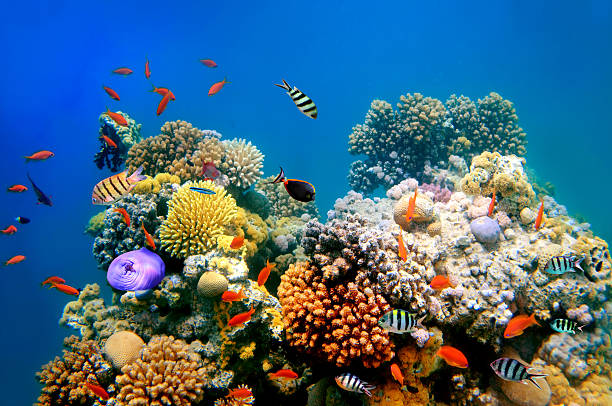
#> input picture assignment1/image.jpg, 612 x 406 px
$ python create_img_pyramid.py
#> lines starting #> are read from the running program, lines starting #| are printed output that depends on the picture
# Hien Dao 1001912046
# CSE 4310 - Fundamentals of Computer Vision

import numpy as np
import skimage.io as io

def resize_img(img, factor):
    # Get old dimensions from image
    height, width = img.shape[0], img.shape[1]

    # Get new dimensions from scaling original image
    new_height = int(height * factor)
    new_width = int(width * factor)

    resize_img = np.zeros((new_height, new_width, img.shape[2]),dtype=img.dtype)

    for i in range(new_height):
        for j in range(new_width):
            resize_img[i][j] = img[int(i/factor)][int(j/factor)]

    return resize_img

def image_pyramid(img, p_height):
    for i in range(1,p_height):
        img = resize_img(img,0.5)
        io.imsave("image_"+str(2**i)+"x.jpg",img)

img = io.imread("image.jpg")
#> img is the input picture: shape (406, 612, 3); mean R, G, B 66.9, 104.8, 129.9
image_pyramid(img,4)
#> the loop in image_pyramid, `for i in range(1,p_height):` made 3 passes
#> pass 1, in image_pyramid, `img = resize_img(img,0.5)`:
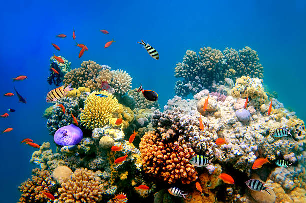
#> img: shape (203, 306, 3); mean of channels 0, 1, 2 66.9, 104.9, 130.1; drawn as R, G, B
#> pass 1, in image_pyramid, `io.imsave("image_"+str(2**i)+"x.jpg",img)`:
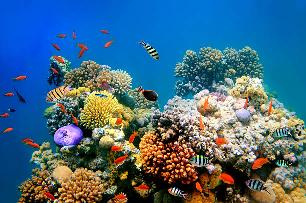
#> saved as image_2x.jpg: shape (203, 306, 3); mean R, G, B 67.3, 105, 131.1
#> pass 2, in image_pyramid, `img = resize_img(img,0.5)`:
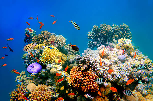
#> img: shape (101, 153, 3); mean of channels 0, 1, 2 66.3, 105, 131; drawn as R, G, B
#> pass 2, in image_pyramid, `io.imsave("image_"+str(2**i)+"x.jpg",img)`:
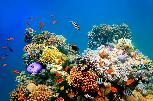
#> saved as image_4x.jpg: shape (101, 153, 3); mean R, G, B 66.9, 105.1, 132.4
#> after the loop in image_pyramid, `for i in range(1,p_height):`:
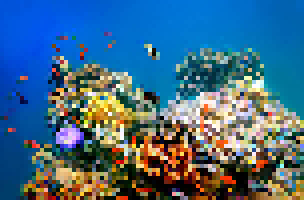
#> img: shape (50, 76, 3) (shown 4 times larger); mean of channels 0, 1, 2 66, 105.5, 133.7; drawn as R, G, B

$ run again, with assignment1/patches.png saved as assignment1/image.jpg
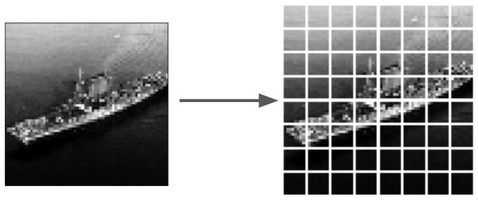
#> input picture assignment1/patches.png, 478 x 200 px
#> img is the input picture: shape (200, 478, 3); min 0, max 255, mean 151.7
#> the loop in image_pyramid, `for i in range(1,p_height):` made 3 passes
#> pass 1, in image_pyramid, `img = resize_img(img,0.5)`:
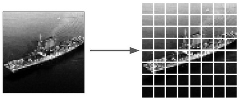
#> img: shape (100, 239, 3); min 0, max 255, mean 151.5
#> after the loop in image_pyramid, `for i in range(1,p_height):`:
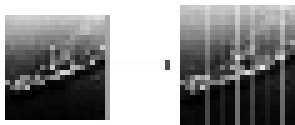
#> img: shape (25, 59, 3) (shown 5 times larger); min 0, max 255, mean 142.1

$ run again, with assignment1/random_crop.png saved as assignment1/image.jpg
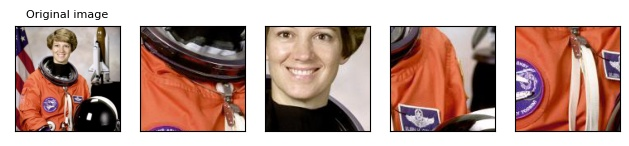
#> input picture assignment1/random_crop.png, 629 x 146 px
#> img is the input picture: shape (146, 629, 3); mean R, G, B 187.7, 157.8, 149.2
#> the loop in image_pyramid, `for i in range(1,p_height):` made 3 passes
#> pass 1, in image_pyramid, `io.imsave("image_"+str(2**i)+"x.jpg",img)`:
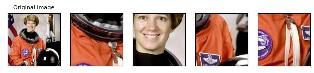
#> saved as image_2x.jpg: shape (73, 314, 3); mean R, G, B 186.6, 157, 148.5
#> pass 2, in image_pyramid, `io.imsave("image_"+str(2**i)+"x.jpg",img)`:
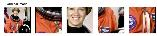
#> saved as image_4x.jpg: shape (36, 157, 3); mean R, G, B 186.6, 157.3, 148.5
